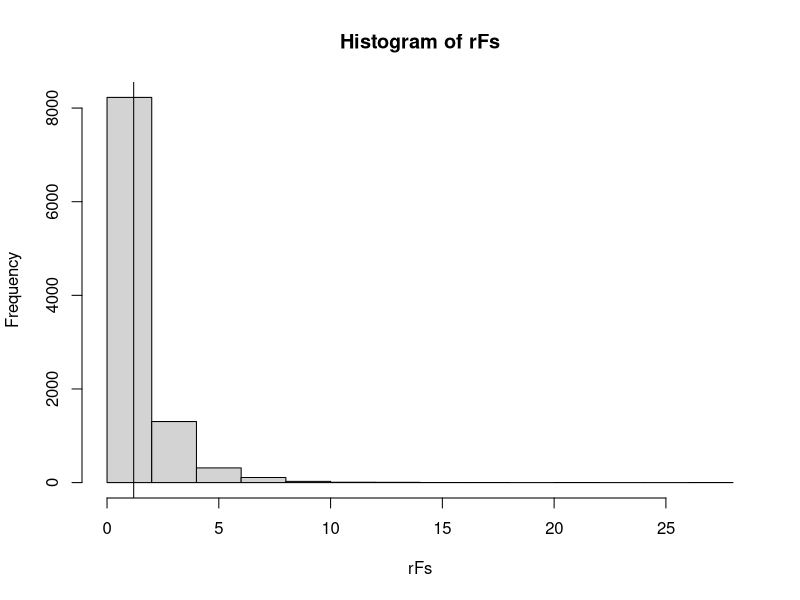
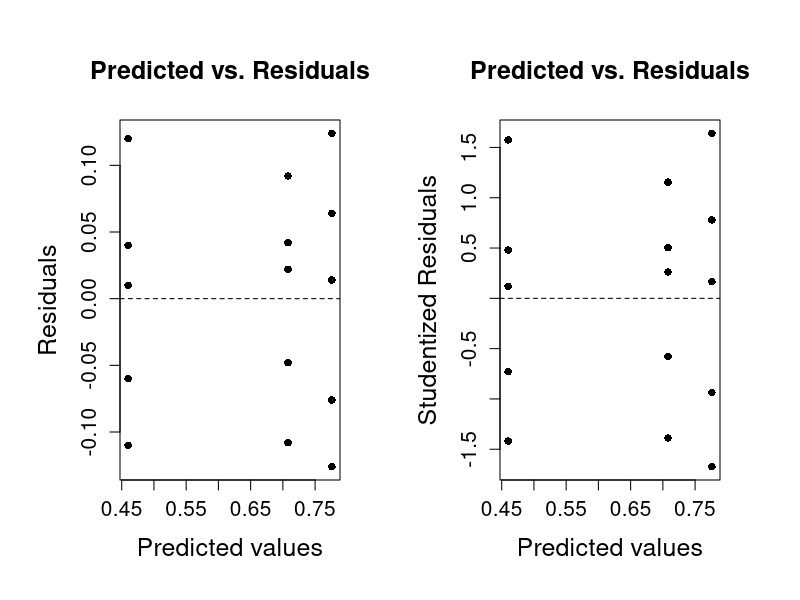
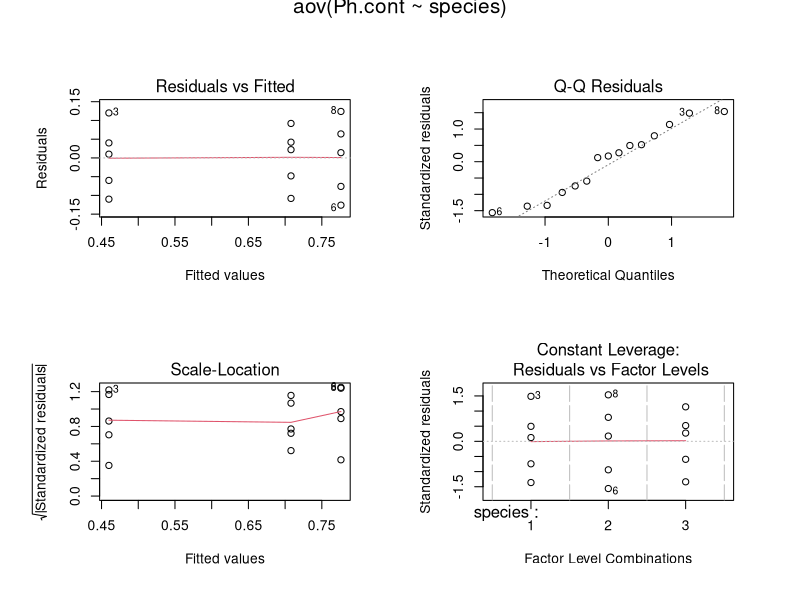

Generate these figures, in order, with R:
#ANOVA sums of squares calculator:
ssqs.fun <- function(my.data){

	ni  <- dim(my.data)[1] # ni is the sample sizes (under the assumption of same sample sizes)
	g   <- dim(my.data)[2] # number of groups
	nT  <- ni*g # totla sample size
	allxs    <- as.vector(my.data)
	xbar     <- mean(allxs) # overall mean
	xbari.vec<- apply(my.data,2,FUN=mean) # apply means 
	TSS <- (nT - 1)*var(allxs) # variance *nT-1 (estimate)
	SSB <- sum( ni*(xbari.vec-rep(xbar,g))^2 ) # sum of sqs between
	SSW <- TSS-SSB # sum of sqs within
	
	Stot.sq <- TSS/(nT-1) # total variance est
	Sw.sq <- SSW/(nT-g) #  variance within
	Sb.sq <- SSB/(g-1) # variance between
	Fval <- Sb.sq/Sw.sq # test statistic, to show the variance between/variance within (star shaped diagram)
	pval <- 1-pf(q=Fval,df1=(g-1),df2 = (nT-g)) # pvalue to show how extreme these obs is
	
	
	return(list(TSS=TSS, SSB=SSB,SSW=SSW, Stot.sq=Stot.sq,Sw.sq=Sw.sq,Sb.sq=Sb.sq,Fval=Fval,pval=pval,df1=(g-1), df2 = (nT-g)))
}


# A horticolturist was investigating the phosphorus content of tree leaves from three different varieties of apple trees (1,2 
# and 3).  Random samples of five leaves from each of the three varieties were analyzed for phosphorus content.  The data are
# given below.  Are the mean levels of phosphorus contents equal across the three varieties?

Ph.cont <- c(0.35,0.40,0.58,0.50, 0.47, 0.65,0.70,0.90, 0.84,0.79,0.6,0.80,0.75,0.73,0.66)
sp1 <- Ph.cont[1:5]
sp2 <- Ph.cont[6:10]
sp3 <- Ph.cont[11:15]
samp.sizes <- c(5,5,5)

Ph.data <- cbind(sp1,sp2,sp3)

### Looking at the F distribution:

rFs <- rf(n=10000, df1=3-1, df2=15-3)
hist(rFs)
abline(v=mean(rFs))

Ph.SSQs<- ssqs.fun(Ph.data) # throw the data to the function

VarB.M.VW <- Ph.SSQs$Sb.sq - Ph.SSQs$Sw.sq # The variance between - the variance within (the differences between the variances)

means <- apply(Ph.data,2,mean)
samp.vars  <- apply(Ph.data,2,var) # sample variances


# Creating a data frame to do the ANOVA using R's canned function 'aov'
Species <- as.factor(rep(c("Sp1", "Sp2", "Sp3"), each=5))
species <- as.factor(rep(c(1,2,3), each=5)) # You HAVE to make it a classification variable!!
Ph.dataframe <- data.frame(species,Ph.cont)

my1stAOV <- aov(Ph.cont~species,data=Ph.dataframe) # Simply say that the phosphorus content is a function of the species 
summary(my1stAOV) # Compare this to our Ph.SSQs output

library(MASS)
my1stAOV.res <- my1stAOV$residuals # deviations from the group means
my1stAOV.stdres <- stdres(my1stAOV) # Residuals are great diagnostic tools (because they are a reflection whether the normality within each group is a good assumption, they should be about the same absolute size around the mean, if observations are very extreme it could be (not always) that the distribution isnt quite normal but rather fat tailed. These extreme observations can ruin an analysis)
# USes of residuals 
# 1. detect normality
# 2. detect outliers in the observations <- task of the analyst to figure out whats going on with that particular sample. 
# The standardized cutoff is a cut off for observations TOO extreme to come from the distribution
my1stAOV.studres <- studres(my1stAOV) #Studentized residuals abs(residuals) > 2 indicates an outlier
cbind(my1stAOV.res, my1stAOV.studres) # transformation into a scale that says if the residuals are above an abs size of 2, remove
# We can create an object that contains the summary of the aov function:
sum.aov <- summary(my1stAOV)
sum.aov

# The summary is a list composed of various objects.  One of them is the actual F table: 
table.aov <- sum.aov[[1]] # The summary is a list!
dim(table.aov)


# For example, if I want to retrieve the F value to use it later, I type:
Fval <- table.aov[1,4] # access the fvalue
Fval

# Now, if I want the estimate of sigma squared under the alternative, I can go and fetch the SSW
ssw.aov <- table.aov[2,2] 
ssw.aov
Ph.SSQs$SSW #just to see if we got it right

# and then divide the SSW by the degrees of freedom to get my estimate sigmasq.hat under the alternative:
ssw.df <- table.aov[2,1]
# sigmasq.hat is calculated with
ssw.aov/ssw.df

# or alternatively, get it from the F table directly!
sigsq.hat <- table.aov[2,3]

# Fetching the pvalue:
my.pval <- table.aov[1,5]



###  Predicted vs. residuals: (How do the means change as a function of the residuals) (Diagnostic Tool)
# Why is this important? Mean and Variance are independent in Normal Distribution: If you plot these, the dispersion should be identical while the means remain the same. If the dispersion changes with the means, we have a different distribution (poisson etc)
pred.vals <- predict(my1stAOV) # retrieves the predicted mean in each category of the model you are proposing. 

par(mfrow=c(1,2), oma=c(1,1,1,1), mar=c(5,5,5,3))
plot(pred.vals,my1stAOV.res, xlab="Predicted values", ylab="Residuals", pch=16, main= "Predicted vs. Residuals", cex.lab=1.5, cex.axis=1.25, cex.main=1.5)
abline(h=0, lty=2) # add a horizontal line of type 2 ("lty" stands for line type)
plot(pred.vals,my1stAOV.studres, xlab="Predicted values", ylab="Studentized Residuals", pch=16, main= "Predicted vs. Residuals", cex.lab=1.5, cex.axis=1.25, cex.main=1.5)
abline(h=0, lty=2) 

par(mfrow=c(2,2))
plot(my1stAOV)


# How do we work with any other probability distribution???
# Go into the formulas
my1stAOV <- aov(Ph.cont~species, data = Ph.dataframe) # Look into design matrix
# Look a wikipedia search on summing, multiplying, and inversing matrices
